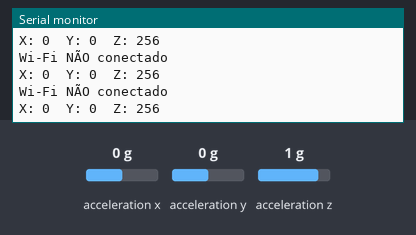
Recording of a sketch running on a simulated ESP32. Shown: the last lines printed to the serial monitor. Wiring (inferred from the names in the program): ADXL345 accelerometer at I2C address 0x53. The test bench sets the inputs (shaded band); at power-on: acceleration x 0 g, acceleration y 0 g, acceleration z 1 g. WiFi joins after 1.5 s; servers stay silent unless stated.

Above: at 1.2 s.
1.3 s: acceleration x set to -1.4 g
At 1.33 s:
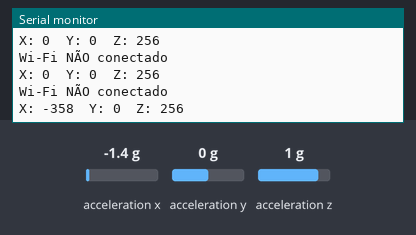
3.1 s: acceleration y set to -1.4 g
At 3.17 s:
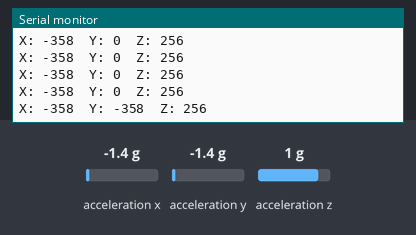
4.6 s: acceleration z set to -1.4 g
At 4.69 s:
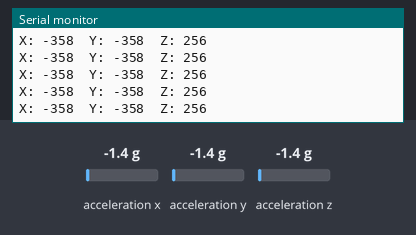

The sketch:

codigoWifi.ino
```cpp
#include <Wire.h>
#include <WiFi.h>
#include <ArduinoOTA.h>

// Configurações Wi-Fi
const char* ssid = "REDEWORK";
const char* password = "Acessonet05";

// ADXL345
#define ADXL345_ADDRESS 0x53
#define REG_POWER_CTL 0x2D
#define POWER_CTL_MEASURE_MODE 0x08
#define REG_DATAX0 0x32
#define REG_DATAX1 0x33
#define REG_DATAY0 0x34
#define REG_DATAY1 0x35
#define REG_DATAZ0 0x36
#define REG_DATAZ1 0x37

int wifiMsgCount = 0; // contador de vezes que a mensagem de Wi-Fi foi exibida

void setup() {
  Serial.begin(115200);
  while (!Serial);
  Serial.println("Iniciando ESP32...");

  Wire.begin();
  initADXL345();

  // Conecta ao Wi-Fi
  Serial.print("Conectando ao Wi-Fi ");
  WiFi.begin(ssid, password);

  // Inicializa OTA
  setupOTA();
}

void loop() {
  ArduinoOTA.handle(); // Mantém OTA ativa

  // Lê dados do sensor
  int16_t x, y, z;
  readADXL345(&x, &y, &z);

  // Verifica Wi-Fi e imprime apenas 3 vezes
  if (WiFi.status() == WL_CONNECTED && wifiMsgCount < 3) {
    Serial.print("Wi-Fi conectado! IP: ");
    Serial.println(WiFi.localIP());
    wifiMsgCount++;
  } else if (WiFi.status() != WL_CONNECTED) {
    Serial.println("Wi-Fi NÃO conectado");
  }

  // Mostra dados do ADXL345
  Serial.print("X: "); Serial.print(x);
  Serial.print("  Y: "); Serial.print(y);
  Serial.print("  Z: "); Serial.println(z);

  delay(100); // Delay pequeno para leitura rápida
}

// ================= Funções ADXL345 =================
void initADXL345() {
  writeRegister(REG_POWER_CTL, POWER_CTL_MEASURE_MODE);
}

void readADXL345(int16_t *x, int16_t *y, int16_t *z) {
  *x = readRegister(REG_DATAX0, REG_DATAX1);
  *y = readRegister(REG_DATAY0, REG_DATAY1);
  *z = readRegister(REG_DATAZ0, REG_DATAZ1);
}

int16_t readRegister(byte reg_low, byte reg_high) {
  Wire.beginTransmission(ADXL345_ADDRESS);
  Wire.write(reg_low);
  Wire.endTransmission(false);
  Wire.requestFrom(ADXL345_ADDRESS, 2);
  byte lowByte = Wire.read();
  byte highByte = Wire.read();
  return (int16_t)((highByte << 8) | lowByte);
}

void writeRegister(byte reg, byte value) {
  Wire.beginTransmission(ADXL345_ADDRESS);
  Wire.write(reg);
  Wire.write(value);
  Wire.endTransmission();
}

// ================= Funções OTA =================
void setupOTA() {
  ArduinoOTA.onStart([]() {
    String type = (ArduinoOTA.getCommand() == U_FLASH) ? "sketch" : "filesystem";
    Serial.println("Iniciando atualização de " + type);
  });
  ArduinoOTA.onEnd([]() { Serial.println("\nFim OTA"); });
  ArduinoOTA.onProgress([](unsigned int progress, unsigned int total) {
    Serial.printf("Progresso OTA: %u%%\r", (progress / (total / 100)));
  });
  ArduinoOTA.onError([](ota_error_t error) {
    Serial.printf("Erro OTA [%u]: ", error);
    if (error == OTA_AUTH_ERROR) Serial.println("Erro de autenticação");
    else if (error == OTA_BEGIN_ERROR) Serial.println("Erro ao iniciar");
    else if (error == OTA_CONNECT_ERROR) Serial.println("Erro de conexão");
    else if (error == OTA_RECEIVE_ERROR) Serial.println("Erro ao receber");
    else if (error == OTA_END_ERROR) Serial.println("Erro ao finalizar");
  });
  ArduinoOTA.begin();
  Serial.println("OTA pronta para uso");
}
```

Measured:
- after the input at 1.3 s, the serial monitor: prints a new line at once (image 1)
- after the input at 3.1 s, the serial monitor: prints a new line after 0.06 s (image 2)
